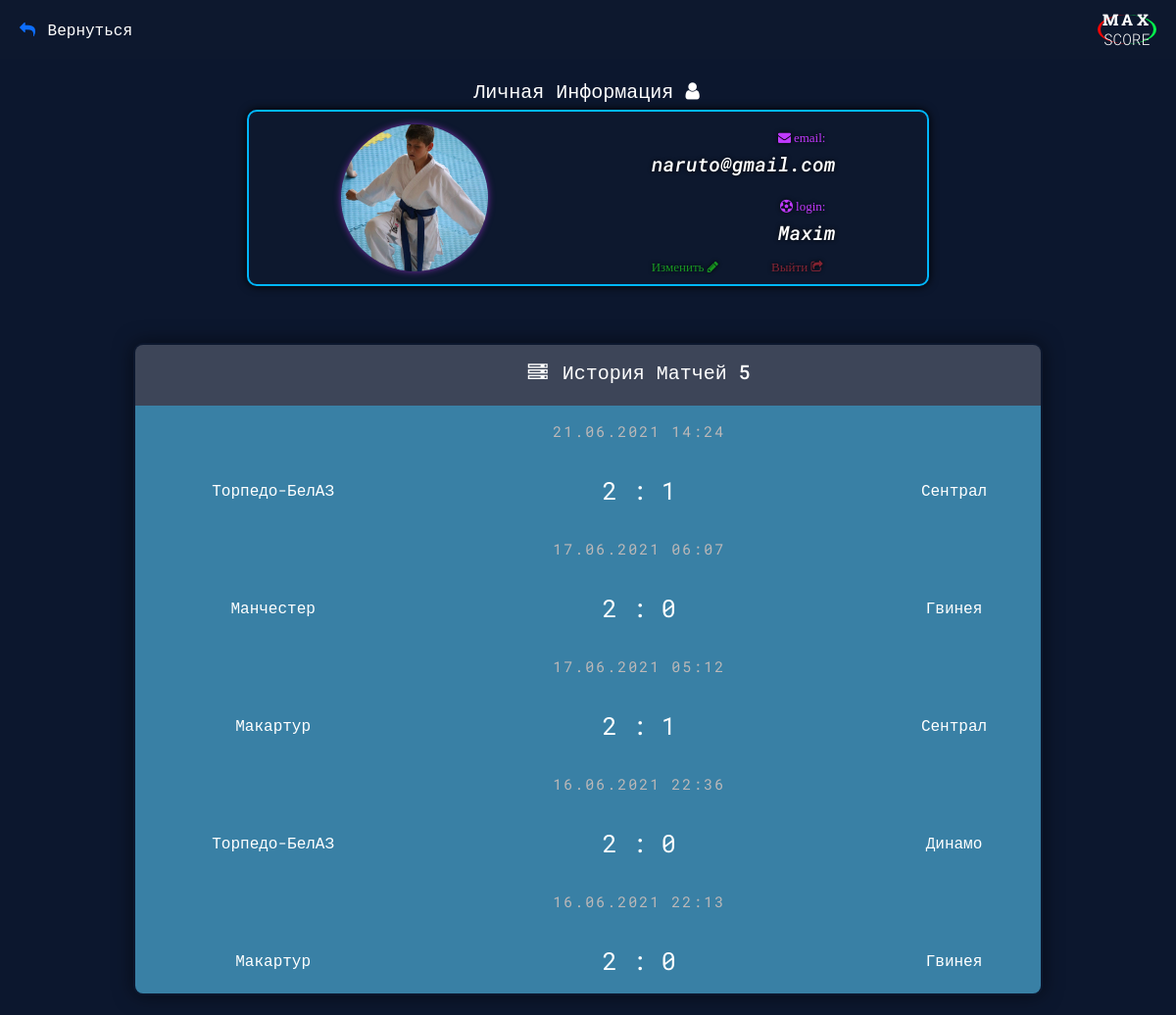
Page /personal_area.php?id_user=6 (signed in) on the committed database.
### tables this page shows
CREATE TABLE `users` (
  `id_user` int(11) NOT NULL,
  `cat_user` int(11) NOT NULL,
  `login_user` text DEFAULT NULL,
  `email_user` text NOT NULL,
  `pass_user` text NOT NULL,
  `ava_user` text DEFAULT NULL
);

CREATE TABLE `history` (
  `id_history` int(11) NOT NULL,
  `team1` text NOT NULL,
  `team2` text NOT NULL,
  `score` text NOT NULL,
  `date` text NOT NULL,
  `id_user` int(11) NOT NULL
);

### personal_area.php (the view, shortened to what this page needs)
<?php
require_once "connect.php";
$email_user = $_POST['email_user'];
if($email_user){
	$sql = "SELECT * FROM `users` WHERE `email_user` = '$email_user' AND `cat_user` = 1";
	$result = $mysqli->query($sql);
	while($row = $result->fetch_object()){
		$email_user = $row->email_user;
		$ava_user = $row->ava_user;
		$id_user = $row->id_user;
		$login_user = $row->login_user;
		$pass_user = $row->pass_user;
		$_SESSION['id_user'] = $id_user;
	}
} else{
	$id = $_GET['id_user'];
	$sql = "SELECT * FROM `users` WHERE `id_user` = '$id' AND `cat_user` = 1";
	$result = $mysqli->query($sql);
	while($row = $result->fetch_object()){
		$email_user = $row->email_user;
		$ava_user = $row->ava_user;
		$id_user = $row->id_user;
		$login_user = $row->login_user;
	}
}
$result = $mysqli->query("SELECT * FROM `history` WHERE `id_user` = '$id_user'");
$k= mysqli_num_rows($result);
?>
<!DOCTYPE html>
<html lang="en">
<head>
<link rel="stylesheet" href="style\main1.css">
	<link rel="stylesheet" href="https://maxcdn.bootstrapcdn.com/font-awesome/4.5.0/css/font-awesome.min.css">
	<link href="https://cdn.jsdelivr.net/npm/bootstrap@5.0.1/dist/css/bootstrap.min.css" rel="stylesheet">
</head>
<body>
<div class="header">
<div class="admin-info2">
			<a href="index.php"><i class="fa fa-reply"></i></a>
			<span>Вернуться</span>
		</div>
		<div class="info">
			<div class="h-logo">
				<span class="h-l-s1">MAX</span>
				<span class="h-l-s2">SCORE</span>
			</div>
		</div>
	</div>
	<div class ="vneshka-user" >
		<h1 id="h-info">Личная Информация <i class ="fa fa-user"></i> </h1>
		<div class="info-user" id="info-user1" >
			<div class = "logo-user" >
				<img src="<?php echo $ava_user;?>">
			</div>
				<div class="cont-info-user">
					<div class="koef">
						<span class="sig"><i class="fa fa-envelope"></i>email:</span>
						<div class="user-name">
							<i><?php echo $email_user;?></i>
						</div>
					</div>
					<div class="koef">
						<span class="sig"><i class="fa fa-soccer-ball-o"></i>login:</span>
						<div class="user-name">
							<i><?php echo $login_user;?></i>
						</div>
					</div>
					<span class="sig1"><a id ="edit">Изменить <i class="fa fa-pencil"></i></a><a id ="back" href = "chest2.php">Выйти <i class=" fa fa-share-square-o"></i></a></span>
				</div>
		</div>
		</div>
		<div class='vneshka-stat'>
			<table>
				<thead>
					<tr>
					<th>&nbsp</th>
					<th><h1 id="h-info"><i class="fa fa-server"></i>История Матчей <?php  echo $k;?></h1></th>
					<th>&nbsp</th>
					</tr>
				</thead>
				<tbody>
		<?php
			$sql = "SELECT * FROM `history` WHERE `id_user`='$id_user' ORDER BY `id_history` DESC";
			$result = $mysqli->query($sql);
			while($row = $result->fetch_object()){
				$t1 = $row->team1;
				$t2 = $row->team2;
				$score = $row->score;
				$data = $row->date;
				echo "
				<tr>
				<td></td>
				<td class='dt'>".$data."</td>
				<td></td>
				</tr>
					<tr class='gr-sc'>
							<td calss='tm1'>".$t1."</td>
							<td class='sc'>".$score."</td>
							<td calss='tm2'>".$t2."</td>
					</tr>
				";
			}
		?>
		</tbody>
			</table>
		</div>
</body>
</html>

### style/main1.css (style rules this page uses)
.vneshka-user { width:100%; padding: 20px; background-color: rgba(13, 24, 46, 0.281); margin: 0px; display: flex; justify-content: center; flex-direction: column; align-items: center; }
.info-user { border: 2px solid rgb(0, 183, 255); box-shadow: 0 0 10px black; text-shadow: 0 0 4px black; color:rgb(255, 255, 255); font-weight: 500; font-size: 20px; height:180px; width: 60%; padding: 10px; display: flex; flex-direction: row; align-items: center; justify-content: space-around; border-radius: 10px; background: rgba(13, 24, 46, 1); }
.img_edit, .logo-user img { box-shadow: 0 0 7px rgba(193, 58, 255, 0.582); border-radius: 50%; height: 150px; width: 150px; object-fit: cover; }
#h-info { text-align: center; font-size:20px; }
th { hyphens: auto; }
.cont-info-user { text-align: right; display: flex; height: 160px; flex-direction: column; justify-content: space-between; hyphens: auto; }
.logo-user { display: flex; flex-direction: column; justify-content: space-between; }
.sig { font-size: 13px; font-family: cursive; text-align: right; padding-right: 10px; font-weight: 100; color:rgb(193, 58, 255); }
.sig1 { font-family: cursive; padding-right: 10px; font-weight: 100; font-size: 13px; font-weight: 100; display: flex; justify-content: space-between; }
.koef { text-align: right; }
#back { color:rgba(255, 58, 74, 0.507); text-decoration: none; }
#edit { font-weight: 100; cursor: pointer; padding-right: 10px; color: rgba(38, 255, 38, 0.562); }
.fa { padding-right: 3px; }
a { text-decoration: none; padding: 0px; margin: 0px; }
.header { display: flex; flex-direction: row; justify-content: space-between; align-items: center; padding-left: 20px; padding-right: 20px; width: 100%; height: 60px; position: -webkit-sticky; position: sticky; top: -1px; z-index: 9999; background-color: rgb(13, 24, 46); }
.h-logo { display: flex; flex-direction: column; justify-content: center; align-items: center; width: 60px; height: 30px; border-radius: 50%; border-left: 3px rgb(243, 5, 5, 1) solid; border-right: 3px rgb(5, 243, 76, 1) solid; cursor: default; }
.h-l-s1 { font-weight: 800; line-height: 20px; letter-spacing: 4px; width: 50px; font-family: 'Roboto Slab', serif; }
.h-l-s2 { font-style: bold; font-weight: 300; line-height: 20px; }
.dt { text-align: center; color: rgb(189, 184, 184); font-weight: 400; letter-spacing: 2px; font-size: 15px; }
.sc { font-size: 25px; text-align: center; }
.vneshka-stat { width: 80%; margin-top: 5%; }
.fa-server { padding-right: 15px; }

### personal_area.php (style rules this page uses)
* { box-sizing: border-box; }
html { min-height: 100vh; }
body { padding: 0px; margin: 0px; color: white; background-color: rgba(13, 24, 46, 1); font-family: 'Roboto Mono', monospace; }
table { margin: 0px; padding: 0px; width: 100%; border-collapse: collapse; overflow: hidden; box-shadow: 0 0 20px rgba(0, 0, 0, 0.521); border-radius: 10px; border: 2px solid rgba(0, 183, 255, 0.623); text-align: center; border: 2px solid rgb(0, 183, 255); }
th, td { padding: 15px; background-color: rgba(255, 255, 255, 0.2); color: #fff; cursor: pointer; }
thead { border-right: 2px solid rgb(0, 183, 255); border-left: 2px solid rgb(0, 183, 255); }
tbody { background: rgba(0, 183, 255, 0.459); }
tbody td { position: relative; }

### rows in the picture
users: ava_user (picture), email_user "naruto@gmail.com", login_user "Maxim"
history: date "21.06.2021 14:24", team1 "Торпедо-БелАЗ", score "2 : 1", team2 "Сентрал"
history: date "17.06.2021 06:07", team1 "Манчестер", score "2 : 0", team2 "Гвинея"
history: date "17.06.2021 05:12", team1 "Макартур", score "2 : 1", team2 "Сентрал"
history: date "16.06.2021 22:36", team1 "Торпедо-БелАЗ", score "2 : 0", team2 "Динамо"
history: date "16.06.2021 22:13", team1 "Макартур", score "2 : 0", team2 "Гвинея"

### other values in the picture
$k "5"
